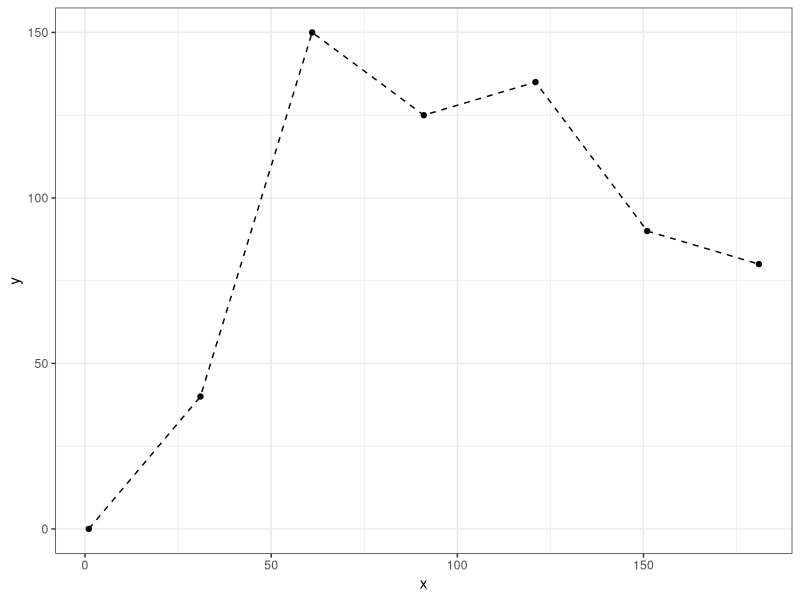
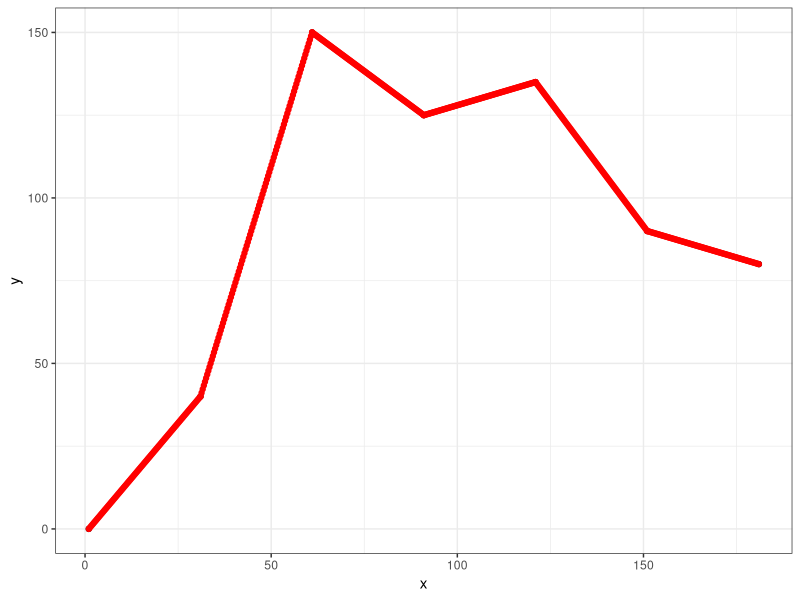
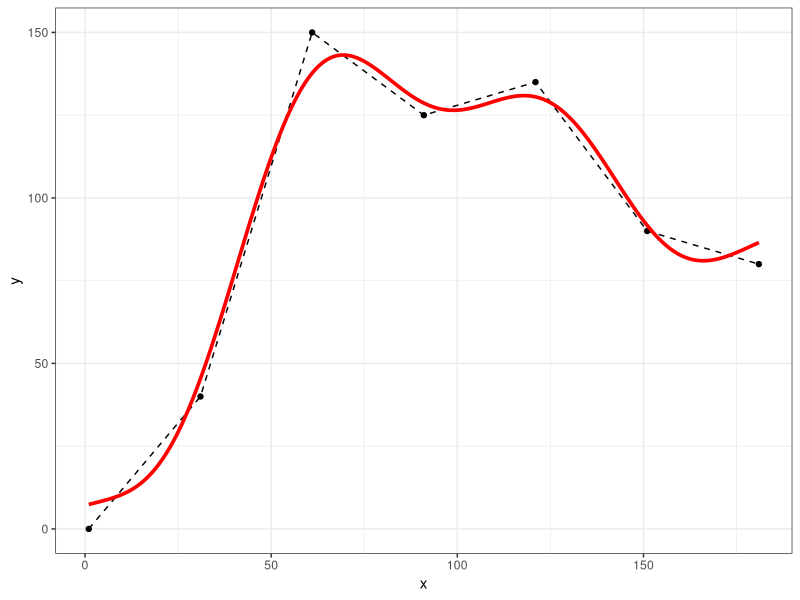
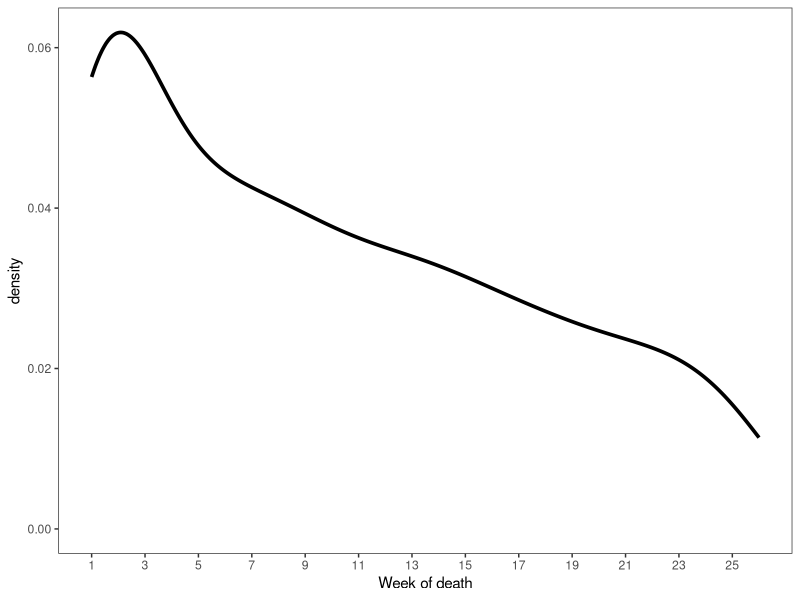
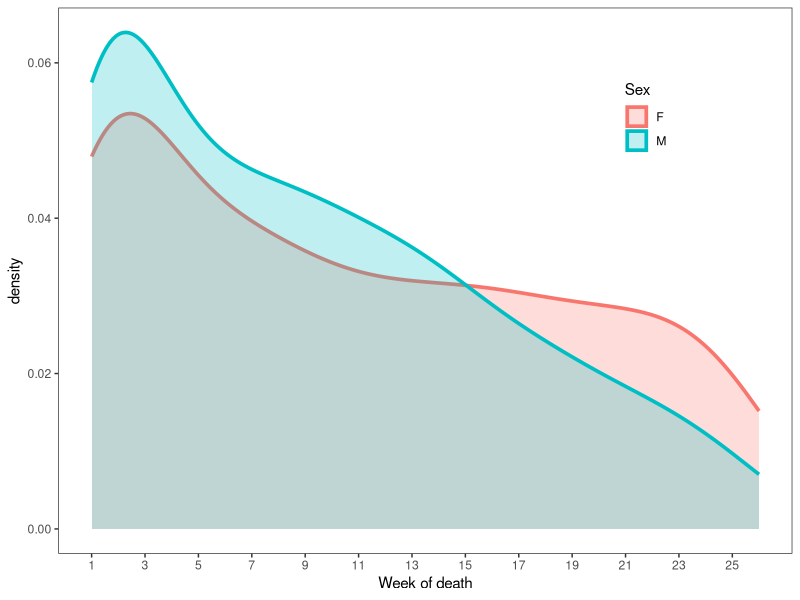
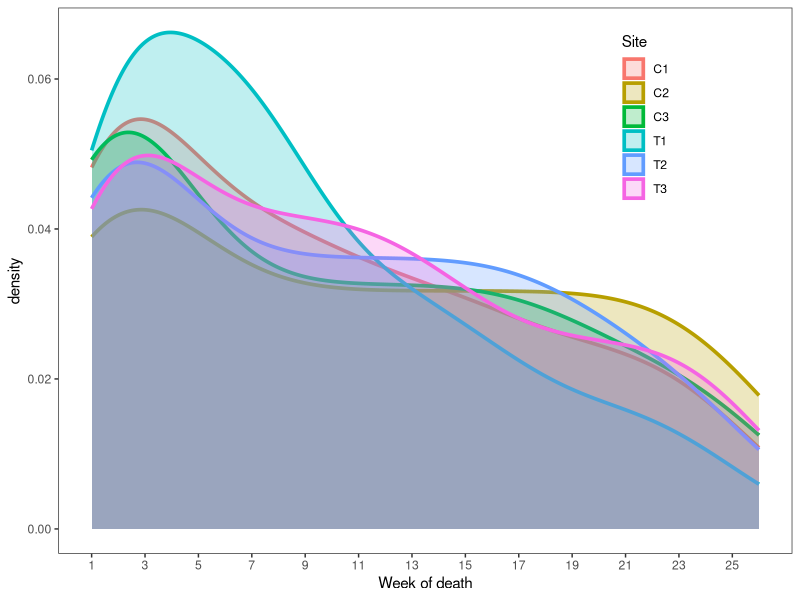
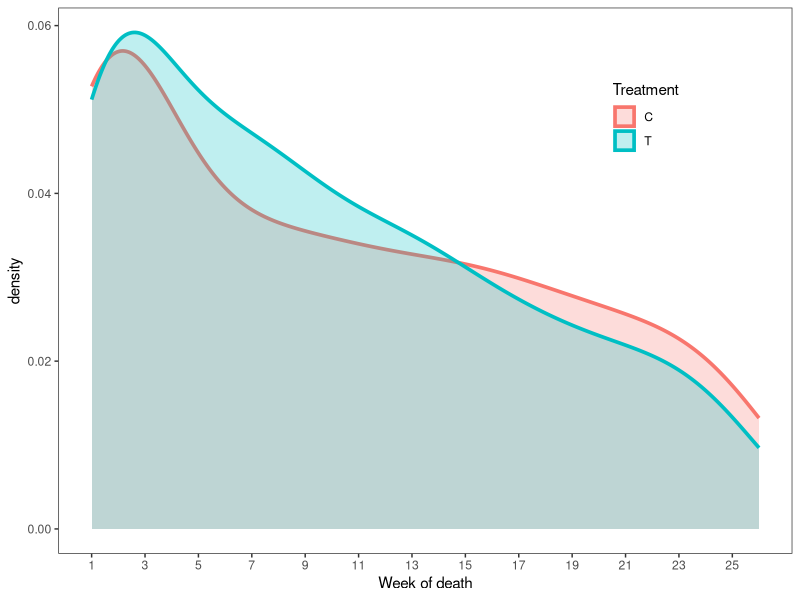
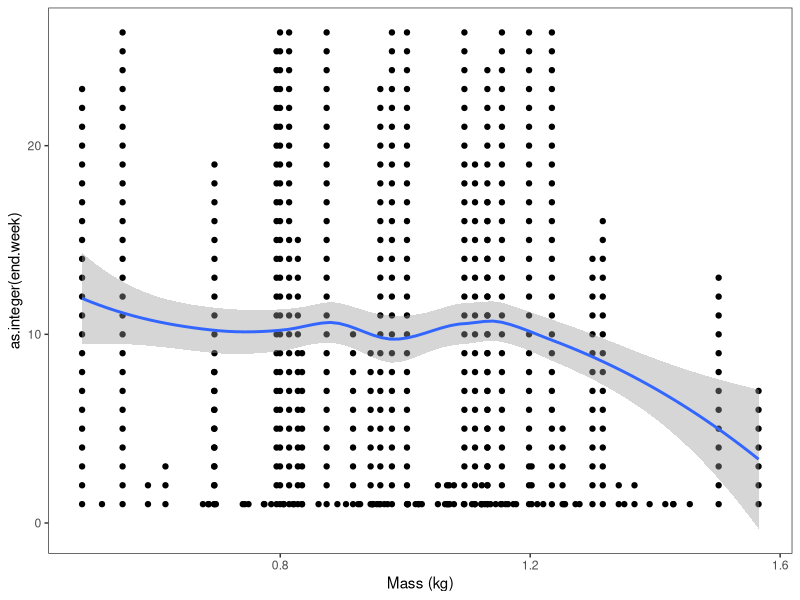

Write the R code that produced these figures, in order.
# Project: WSU Snowshoe Hare and PCT Project
# Subproject: Survival and hazard modeling
# Script: 01 - Simulate time-to-event data and fit model
# Author: Nathan D. Hooven, Graduate Research Assistant
# Email: nathan.hooven@wsu.edu / nathan.d.hooven@gmail.com
# Date began: 11 Apr 2023
# Date completed: 
# Date last modified: 
# R version: 4.2.2

#_______________________________________________________________________________________________
# 1. Load required packages ----
#_______________________________________________________________________________________________

library(tidyverse)       # manipulate and clean data
library(mgcv)

#_______________________________________________________________________________________________
# 2. Simulate time-to-event data ----
#_______________________________________________________________________________________________

# we'll simulate data for the snow-on season (1 Nov-30 Apr)

#_______________________________________________________________________________________________
# 2a. Define covariates and simulated relationships ----
#_______________________________________________________________________________________________

# INTRINSIC
# SEX (F [0] or M [1]) - slightly higher hazard for males
b1 <- 0.25

# MASS - slightly lower hazard for heavier individuals
b2 <- -0.25

# SITE
# SITE - varying hazards per site
site.hazards <- data.frame("site" = c("C1", "T1", "C2", "T2", "C3", "T3"),
                           "site.hazard" = rnorm(6, 0, 0.05))

# TREATMENT (unthinned [0] or thinned [1]) - higher hazard for thinned
b3 <- 0.75

# TIME-VARYING
# SNOW (weekly snow depth) - slightly higher hazard for lower snow depths
b4 <- -0.25

# TEMP (weekly air temperature) - slightly higher hazard for lower temperatures

#_______________________________________________________________________________________________
# 2b. Simulate intrinsic and site covariates for 100 individuals ----
#_______________________________________________________________________________________________

n.indiv <- 100

# add sex variable
data.intrin <- tibble("AnimalID" = as.factor(1:n.indiv),      
                      "Sex" = rep(c("F", "M"), 50),      # equal sex ratio
                      "Mass" = NA)       

# make females slightly heavier than males to mirror reality
for (i in 1:nrow(data.intrin)) {
  
  data.intrin$Mass[i] <- ifelse("Sex" == "F",
                                      rnorm(n = length(n.indiv),
                                            mean = 1.2,
                                            sd = 0.25),
                                      rnorm(n = length(n.indiv),
                                            mean = 1.0,
                                            sd = 0.25))
  
}

# check that these are reasonable
range(data.intrin$Mass)

# add in study sites (one of 6)
sites <- c("C1", "T1", "C2", "T2", "C3", "T3")

data.intrin$Site <- as.factor(sample(sites, size = 100, replace = TRUE))

# add treatment
data.intrin$Treatment <- as.factor(substr(data.intrin$Site, 1, 1))

# add baseline hazard rate 
data.intrin$bl.haz <- rlnorm(n = nrow(data.intrin), log(1), log(2))

#_______________________________________________________________________________________________
# 2c. Define tracking period ----
#_______________________________________________________________________________________________

# ASSUME ALL ANIMALS WERE CAUGHT ON THE SAME DAY

# how many days?
total.days <- 30 + 31 + 31 + 28 + 31 + 30

# how many weeks?
weeks <- cut(1:total.days, 
             breaks = seq(0, 181 + 7, 7),
             labels = c(1:26))

total.weeks <- length(unique(weeks))

#_______________________________________________________________________________________________
# 2d. Simulate daily weather data ----
#_______________________________________________________________________________________________

# https://www.r-bloggers.com/2022/08/simulating-data-from-a-non-linear-function-by-specifying-a-handful-of-points/

# snow depth (in cm) is a nonlinear function of day, with a peak on Jan 1 (day 62)

# let's create 7 points (roughly translating to the first of each month)
snow.peaks <- data.frame(x = seq(1, 181, 30),
                         y = c(0, 40, 150, 125, 135, 90, 80))

ggplot(data = snow.peaks,
       aes(x = x,
           y = y)) +
  theme_bw() +
  geom_line(linetype = "dashed") +
  geom_point()

# create end points, slopes, and intercepts
for (i in 1:nrow(snow.peaks)) {
  
  snow.peaks$xend[i] <- snow.peaks$x[i + 1]
  
  snow.peaks$yend[i] <- snow.peaks$y[i + 1]
  
  snow.peaks$slope[i] <- (snow.peaks$yend[i] - snow.peaks$y[i])/
                         (snow.peaks$xend[i] - snow.peaks$x[i])
  
  snow.peaks$a[i] <- snow.peaks$y[i] - snow.peaks$slope[i]*snow.peaks$x[i]
  
}

# simulate data between points
sim.snow.pts <- list()

for (i in 1:6) {
  
  x.seq <- seq(snow.peaks$x[i], snow.peaks$xend[i], length = 100)
  
  sim.snow.pts[[i]] <- data.frame(x = x.seq,
                                  y = snow.peaks$a[i] + x.seq*snow.peaks$slope[i])
  
}

sim.snow.pts <- do.call(rbind, sim.snow.pts)

ggplot(data = snow.peaks,
       aes(x = x,
           y = y)) +
  theme_bw() +
  geom_line(linetype = "dashed") +
  geom_point() +
  geom_point(data = sim.snow.pts,
             aes(x = x,
                 y = y),
             color = "red")

# fit a GAM to these data
snow.model <- gam(y ~ s(x, k = 7), data = sim.snow.pts)

# and predict on a new data frame
new.snow.peaks <- data.frame(x = 1:181)

new.snow.peaks$predict <- predict(snow.model, new.snow.peaks)

ggplot(data = snow.peaks,
       aes(x = x,
           y = y)) +
  theme_bw() +
  geom_line(linetype = "dashed") +
  geom_point() +
  geom_line(data = new.snow.peaks,
            aes(x = x,
                y = predict),
            color = "red",
            linewidth = 1.25)

# calculate weekly averages
weekly.snow <- data.frame("day" = 1:181,
                          "week" = weeks,
                          "snow" = new.snow.peaks$predict) %>%
               group_by(week) %>%
               summarize(mean = mean(snow))

#_______________________________________________________________________________________________
# 2e. Expand grid to include all days ----
#_______________________________________________________________________________________________

all.indiv.days <- expand.grid("AnimalID" = data.intrin$AnimalID,
                              "day" = 1:181)

# add in week
days.weeks <- data.frame("day" = 1:181,
                         "week" = weeks)

all.indiv.days <- all.indiv.days %>% inner_join(days.weeks)

# add in time-varying covariate data
all.indiv.days <- all.indiv.days %>% inner_join(weekly.snow)

# join everything together
data.all <- data.intrin %>% inner_join(all.indiv.days) %>%
                            rename(snow = mean)

#_______________________________________________________________________________________________
# 2f. Simulate outcomes for each individual ----
#_______________________________________________________________________________________________

set.seed(6732)

final.data.all <- data.frame()

# loop through each individual
for (i in unique(data.all$AnimalID)) {
  
  # subset data per individual
  focal.id <- i
  
  focal.data <- data.all %>% filter(AnimalID == focal.id)
  
  # random censoring 
  # whether an animal is censored or not (Bernoulli trial, prob of success = 0.2)
  censor.yes <- rbinom(1, 1, 0.2)
  
  if (censor.yes == 1) {
    
    # if censored, draw day of censoring from a uniform distribution
    censor.day <- round(runif(1, 1, 181))
    
    focal.data <- focal.data %>% slice(1:(censor.day - 1)) %>%
                                 mutate(status = 0)
    
    # bind data into master df
    final.data.all <- bind_rows(final.data.all, focal.data)
    
  } else {
    
    # calculate hazard function for all individuals that can die
    hazard.data <- focal.data
    
    # determine index values
    index.sex <- ifelse(hazard.data$Sex[1] == "F", 0, 1)
    
    index.thin <- ifelse(hazard.data$Treatment[1] == "unthinned", 0, 1)
    
    site.effect <- site.hazards$site.hazard[site.hazards$site == hazard.data$Site[1]]
    
    # calculate hazard
    hazard.data <- hazard.data %>% mutate(hazard = bl.haz *              # baseline hazard
                                                   exp(
                                                       site.effect +
                                                       b1 * index.sex +
                                                       b2 * Mass +
                                                       b3 * index.thin +
                                                       b4 * snow
                                                   )) %>%
                                   mutate(log.hazard = log(hazard))

    # death as a Bernoulli trial
    hazard.data$status <- rbinom(nrow(hazard.data), 1, prob = plogis(hazard.data$log.hazard))
    
    # keep only rows before the 1
    first.fate <- which(hazard.data$status == 1, arr.ind = TRUE)[1]
    
    if (is.na(first.fate) == FALSE) {
      
      hazard.data <- hazard.data %>% slice(1:first.fate)
      
    }
    
    # bind data into master df
    final.data.all <- bind_rows(final.data.all, hazard.data)
    
  }
  
}

# keep only columns we need for modeling
final.data.all.1 <- final.data.all %>% dplyr::select(AnimalID, Sex, Mass, Site, Treatment, snow, day, week, status)

# aggregate to weekly survival data
final.data.all.2 <- data.frame()
  
for (i in unique(final.data.all.1$AnimalID)) {
  
  # subset data per individual
  focal.id <- i
  
  focal.data <- final.data.all.1 %>% filter(AnimalID == focal.id)
  
  for (x in unique(focal.data$week)) {
    
    # subset data by week
    focal.week <- x
    
    focal.week.data <- focal.data %>% filter(week == focal.week)
    
    # new focal week data
    focal.week.data.1 <- focal.week.data %>% slice(1) %>%
                                             dplyr::select(AnimalID, 
                                                           Sex, 
                                                           Mass, 
                                                           Site, 
                                                           Treatment, 
                                                           snow, 
                                                           week)
    
    focal.week.data.1$status <- max(focal.week.data$status)
    
    # bind into master df
    final.data.all.2 <- bind_rows(final.data.all.2, focal.week.data.1)
    
    }
  
}

# add start and end week columns
final.data.all.3 <- final.data.all.2 %>% mutate(start.week = as.integer(week) - 1,
                                                end.week = week) %>%
                                         dplyr::select(-week)

#_______________________________________________________________________________________________
# 3. Summarize and visualize data ----
#_______________________________________________________________________________________________

# median n of weeks survived
median(as.integer(final.data.all.3$end.week))

# mein n of weeks survived
min(as.integer(final.data.all.3$end.week))

# max of weeks survived
max(as.integer(final.data.all.3$end.week))

# distribution of weeks survived
ggplot(data = final.data.all.3,
       aes(x = as.integer(end.week))) +
  theme_bw() +
  geom_density(linewidth = 1.25) +
  theme(panel.grid = element_blank()) +
  scale_x_continuous(breaks = seq(1, 26, 2)) +
  xlab("Week of death")

# distribution by Sex
ggplot(data = final.data.all.3,
       aes(x = as.integer(end.week),
           color = Sex,
           fill = Sex)) +
  theme_bw() +
  geom_density(linewidth = 1.25,
               alpha = 0.25) +
  theme(panel.grid = element_blank(),
        legend.position = c(0.8, 0.8)) +
  scale_x_continuous(breaks = seq(1, 26, 2)) +
  xlab("Week of death")

# distribution by Site
ggplot(data = final.data.all.3,
       aes(x = as.integer(end.week),
           color = Site,
           fill = Site)) +
  theme_bw() +
  geom_density(linewidth = 1.25,
               alpha = 0.25) +
  theme(panel.grid = element_blank(),
        legend.position = c(0.8, 0.8)) +
  scale_x_continuous(breaks = seq(1, 26, 2)) +
  xlab("Week of death")

# distribution by Treatment
ggplot(data = final.data.all.3,
       aes(x = as.integer(end.week),
           color = Treatment,
           fill = Treatment)) +
  theme_bw() +
  geom_density(linewidth = 1.25,
               alpha = 0.25) +
  theme(panel.grid = element_blank(),
        legend.position = c(0.8, 0.8)) +
  scale_x_continuous(breaks = seq(1, 26, 2)) +
  xlab("Week of death")

# relationship with Mass
ggplot(data = final.data.all.3,
       aes(x = Mass,
           y = as.integer(end.week))) +
  theme_bw() +
  geom_point() +
  geom_smooth() +
  theme(panel.grid = element_blank()) +
  xlab("Mass (kg)")

# relationship with snow
ggplot(data = final.data.all.3,
       aes(x = snow,
           y = status)) +
  theme_bw() +
  geom_point() +
  theme(panel.grid = element_blank()) +
  xlab("Snow depth (cm)")

  
